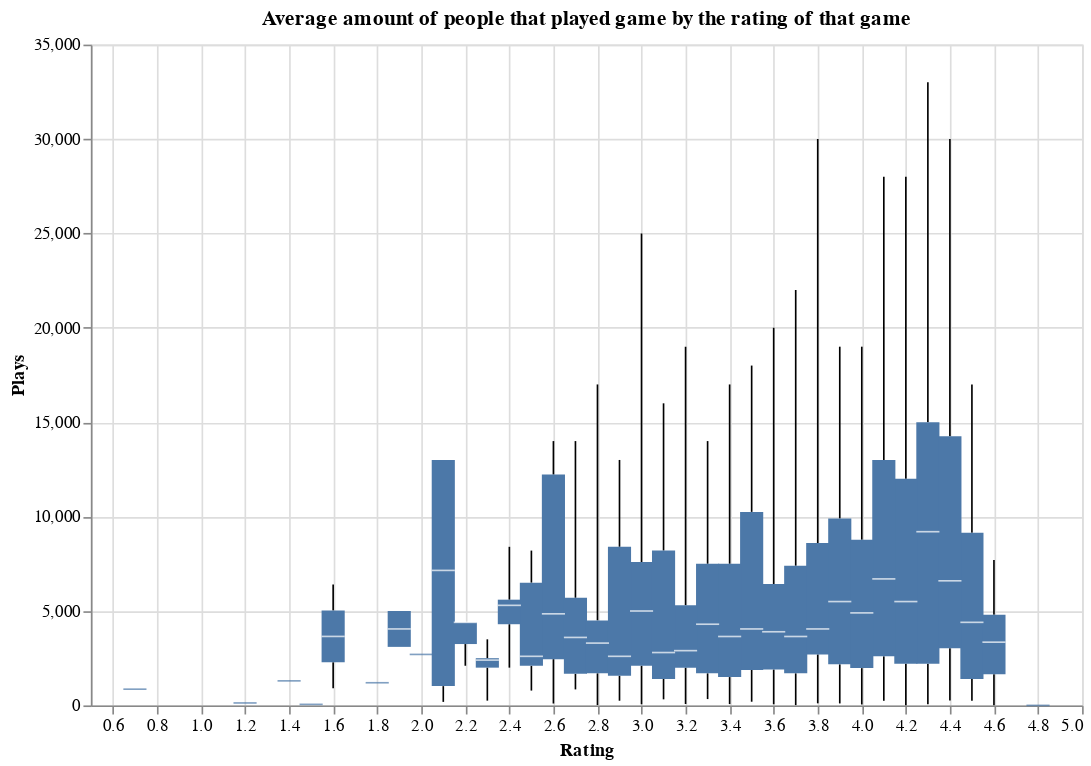

The notebook cell saved with this chart:
### Code cell
chart = alt.Chart(data, title="Average amount of people that played game by the rating of that game").mark_boxplot(extent='min-max').encode(
    x=alt.X('Rating:Q', scale = alt.Scale(zero=False)),
    y='mean(Plays):Q',
).properties(
    width=600,
    height=400
)
chart

### Figure 1 — Vega-Lite specification as saved in the notebook (floating-point values rounded to 4 significant figures; data arrays with more than 128 entries replaced by an {"elided": "..."} marker saying what was removed)
{"config": {"view": {"continuousWidth": 400, "continuousHeight": 300}}, "data": {"name": "data-d21d71748bbf35df522bc50840050c22"}, "mark": {"type": "boxplot", "extent": "min-max"}, "encoding": {"x": {"field": "Rating", "scale": {"zero": false}, "type": "quantitative"}, "y": {"aggregate": "mean", "field": "Plays", "type": "quantitative"}}, "height": 400, "title": "Average amount of people that played game by the rating of that game", "width": 600, "$schema": "https://vega.github.io/schema/vega-lite/v4.17.0.json", "datasets": {"data-d21d71748bbf35df522bc50840050c22": {"elided": "1498 records"}}}
